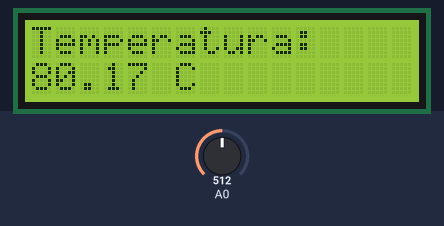
Bench run of a sketch on a simulated Arduino Uno, built with avr-gcc and run on an emulated ATmega328P. On the bench: 16×2 character LCD. The inputs (shaded band) are chosen by the test bench; at power-on: A0 = 512. What the sketch prints to the serial monitor is not drawn.

Above: at 1.2 s.
1.3 s: A0 set to 0
At 3.5 s:
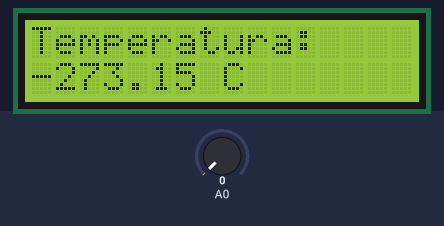
3.8 s: A0 set to 122
At 5.0 s:
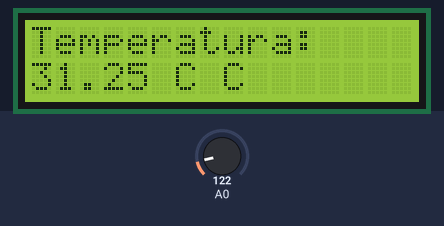
6.0 s: A0 set to 666
At 7.7 s:
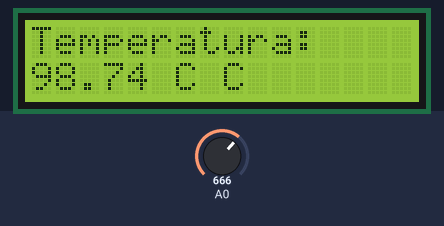
8.2 s: A0 set to 691
At 9.2 s:
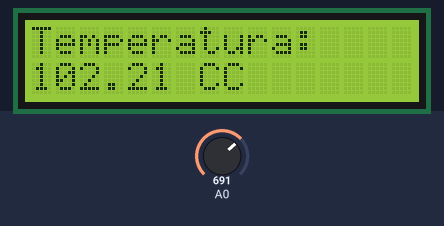
10.3 s: A0 set to 511
At 11.9 s:
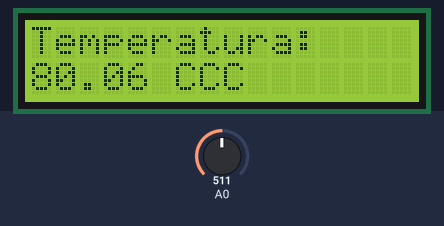
Timing chart, 0 to 13.4 s (numbered marks = the images above; inputs shaded):
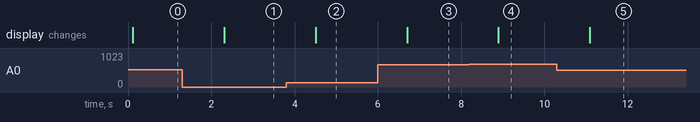

The sketch:

termistor.ino
```cpp
/*Código Desenvolvido por Lucas Mire Muffato
https://github.com/lmuffato/

/* Esse códio é para os termistores NTC, ou seja, os resistores que diminuem a
resistência elétrica com o aumento da temperatura.

O termistor usado foi um Termistor NTC, Modelo TTC 104 da marca TSK.


As informações sobre a Resistência Nonimal, a Temperatura Nominal e o Coeficiente Beta do Termistor
são obtivos através do datasheet do modelo a ser utilizado.

O datasheet do Termistor está no link abaixo:
https://datasheetspdf.com/pdf-file/768616/TKS/TTC-104/1

// <-- ESQUEMA ELETRÔNICO -->

Para proteger o termistor e diminuir a tensão, será utilizado um resistor de 10k Ohm,
ligado em série com o termistor, conforme o esquema abaixo:

  |------T------|
  |             |
  |      |--R---|
  |      |      |
  5v    GND    A0

5v: Saída de 5v do arduino;
GND: Referência de tensão 0;
R: Resistor de 100k Ohm;
T: Termistor (sensor de temperatura);
A0: Porta analógica 0.

// <-- CONSIDERAÇÕES INICIAIS -->

A entrada analógica A0 reconhece o valor da tensão, sendo 1023 para o 5v.

Convertendo o valor analógico em em tensão, utilizando uma proporção:
Se 1023 equivale a 5 volts, o valor lido no pino analógico será uma tensão proporcional:

(Va) Valor de Entrada = Va
(Vf) Tensão de Saída = Vf

[ Vf = (( Va . 5 )/1023) ]

// <-- DETERMINANDO A RESISTÊNICA NO TERMISTOR -->

Para determinar a tensão de saída, será utilizado a Lei de Ohm em um circuito de resistência em série.

(RT) = Resistência do Termistor = RT
(R1) = Resistência do Resistor Associado em série com o Termistor; (nesse caso, um resistor de 10 k)
(Vi) = Tensão de Entrada = 5 v
(Vf) = Tensão de Saída = Vf

[ RT = ((R1 . Vi) / Vf) - R1 ]

// <-- DETERMINANDO A TEMPERATURA -->

A Temperatura no Termissor não varia de maneira linear, ou seja, ela não aumenta na mesma proporção
da variação de resistência.

A relação da temperatura e da resistência do Termistor é descrita pela Equação do Fator Beta,
que é a função utilizada para determinar a variação da resistência do Termistor
pela variação da Temperatura:

(T)  = Temperatura atual no termissor;
(T0) = Temperatura Nominal ( 25° Celcius );
(R0) = Resistência Nominal ( 100Ohm a 25° Celcius );
(RT) = Resistência atual do Resistor;
(B)  = Fator Beta;
(ln) = Logaritimo Natural (Log na base "e")

Tk = 1/( (1 / (T0 + 273.15) ) + (( log(RT / R0) )/B) );

*/

// <-- AQUI INICIA O CÓDIGO DO PRGRAMA -->

/* Os códigos antes do void setup() determinam os parâmetros fixos de como o
arduino funcionará após a inicialização. */

// <-- INCLUI A BIBLIOTECA DO DISPLAY DE LCD -->

/* A biblioteca do Display de LCD já trás os códigos prontos para a utilização de comandos do
display de LCD, dispensando a necessidade de ter que criar códigos para as funções básicas
como escrever letras, textos ou números. */

#include <LiquidCrystal.h>

/* Determinar quais pinos digitais da placa do Arduino serão usados, na ordem
sequencial da esquerda para a direita. */

LiquidCrystal lcd(7, 6, 5, 4, 3, 2);

// <-- INICIA O CÓDIGO QUE SERÁ EXECUTADO APENAS UMA VEZ -->
void setup()

{
//Abre a porta serial e define a taxa de dados para 9600 bites por segundo.

/*Esse comando faz o arduino se comunicar com o computador, enviando qualquer informação
desejada para o computador a uma taxa de 9600 bites por segundo.
Esse comando serve para exibir qualquer informação desejada no monitor serial do arduino, afinal
sem abrir uma comunicação, o monitor serial não terá o que exibir.

A escolha da taxa de bites por segundo, depende da quantidade de informação que será enviada.
Quanto maior a quantida de infomração, maior deve ser a taxa.*/

Serial.begin(9600);

// Ativa o display, usando as 16 colunas e as 2 linhas
lcd.begin(16, 2);

// Limpa a tela do LCD de quaisquer dados anteriores.
lcd.clear();

}

// Inicia o código que será repetido infinitamente.
void loop()

{
// Início do Código do loop.

// <-- CRIAÇÃO DAS VARIÁVEIS -->

/*
float -> Significa que a variável terá um valor decimal;
Int -> Significa que a variável terá um valor inteiro;
*/
float T;                    // (T)  = Temperatura atual no termissor graus celsius
float Tk;                   // (T)  = Temperatura atual no termissor kelvin
float Va;                   // (Va) = Valor de Entrada
float Vf;                   // (Vf) = Tensão de Saída
float RT;                   // (RT) = Resistência atual do Termistor

// Aqui determina que o valor da variável "Va" será o mesmo valor lido na porta analógica A0.
Va = analogRead(A0);

//Criação de variáveis para determinação do valor médio.
float soma = 0;             // Soma das Amostras.
int n = 5;                  // Número de amostras.
float Vm = 0;               // Média Aritimética das Amostras.
float amostra[n];           // Amostra.

// As amostras começam a ser contadas a partir do número zero.
// Enquanto o número de amostras coletadas não é igual ao número determinado, coleta-se mais uma amostra.
for (n=0; n< 5; n++)

// Cada amostra terá o valor da porta analógica A0.
{
  amostra[n] = analogRead(A0);
 // O programa espera 10 milissegundos para coletar a próxima amostra.
 delay(10);
}

// Soma as amostras começando da amostra nº zero, somando a próxima amostra até que o número da amostra seja o número 5.
for (n=0; n< 5; n++){soma += amostra[n];}

// Faz a média aritimética das amostras somando o valor das cinco amostras e dividindo pelo número de amostras coletadas.
Vm = (soma/5);

// <-- CÁLCULO PELO COEFICIENTE BETA -->

// Criação das variáveis correspondentes aos parametros de acordo com cada situação:

float B  = 4400;            // (B)  = Fator Beta.
float T0 = 25;              // (T0) = Temperatura Nominal em graus celsius.
float R0 = 100;             // (R0) = Resistência Nominal em K Ohm.
float Ri = 10;              // (R0) = Resistência do Resistor Associado em Série com o Termistor K OhmK.
float Vi = 5;               // (Vi) = Valor da Tensão Inicial ou Tensão de Entrada.

// Convertendo o valor da média de cinco amostras do valor analógico em tensão:
Vf = ((Vm * Vi) / 1023);                               // [ Vf = ( ( Vm . Vi ) / 1023 ) ]

// Determinando a Resistência do Termissor pela Diferença de Tensão:
//RT = ((( Ri * Vi) / Vf) - Ri);                       // [ RT = (( R1 . Vi )/ Vf) - R1 ]

RT = ((Ri*(Vi - Vf))/Vf);

// Determinando a Temperatura no Termistor pela Equação do Fator Beta:
/*
A equação foi formulada com a temperatura em  kelvins, e por essa razão é preciso converter
a temperatura de graus celsius para kelvins. Para isso, isso adiciona-se 273.15 na temperatura
nominal do termistor.
*/

Tk = 1/( (1 / (T0 + 273.15) ) + (( log(RT / R0) )/B) );

/* OBS.: No arduíno a função log(x) defeine a função de logarítimo natural.
Para utilizar outra base, como 10, é necessário especificar como log10. */

// A temperatura encontrada é convertida de kelvins para graus celsius.
T = (Tk - 273.15);

// <-- EXIBIR A TEMPERATURA NO DYSPLAY DE LCD -->

// Move o Cursor do LDC para Coluna 0 e a linha 0.
lcd.setCursor(0, 0);

// Ordena que o LDC escrever o texto entre aspas.
lcd.print("Temperatura:");

// Move o Cursor do LDC para Coluna 0 e a linha 1.
lcd.setCursor(0, 1);

// Ordena que o LDC escreve o valor da variável "T".
lcd.print(T);

// escreve um espaço em branco logo depois do dado anterior.
lcd.print(" ");

// escreve um "C" logo depois do dado anterior.
lcd.print("C");

// <-- EXIBIR A TEMPERATURA NA PORTA SERIAL (NO COMPUTADOR) -->

// Ordena que o programa escreva "Temperatura: " em uma linha na tela serial do aplicativo do arduino no computador.
Serial.print("Temperatura por Fator Beta: ");

// Ordena que o programa escreva o valor da variável "T" na mesma linha na tela serial do aplicativo do arduino no computador.
Serial.println(T);

// Ordena que o programa escreva "Tensão: " em uma nova linha tela serial do aplicativo do arduino no computador.
Serial.print("Tensao ");

// Ordena que o programa escreva o valor da variável "Vf" na mesma linha tela serial do aplicativo do arduino no computador.
Serial.println(Vf);

// Ordena que o programa escreva "Valor Analógico: " em uma nova linha tela serial do aplicativo do arduino no computador.
Serial.print("Valor Analogico: ");

// Ordena que o programa escreva o valor da variável "Va" na mesma linha tela serial do aplicativo do arduino no computador.
Serial.println(Va);

// Ordena que o programa escreva "Valor Analógico: " em uma nova linha tela serial do aplicativo do arduino no computador.
Serial.print("Resistência do Termistor: ");

// Ordena que o programa escreva o valor da variável "Va" na mesma linha tela serial do aplicativo do arduino no computador.
Serial.println(RT);


// Espera 500 milissegundos, ou 0,5 segundos.
delay(1000);
}
// Final do Código do loop.
// A partir o conchetes o código se inicia novamente.
```

Measured:
- after the input at 1.3 s, the display: changes after 1.0 s (image 1)
- after the input at 3.8 s, the display: changes after 0.70 s (image 2)
- after the input at 6.0 s, the display: changes after 0.70 s (image 3)
- after the input at 8.2 s, the display: changes after 0.69 s (image 4)
- after the input at 10.3 s, the display: changes after 0.79 s (image 5)
